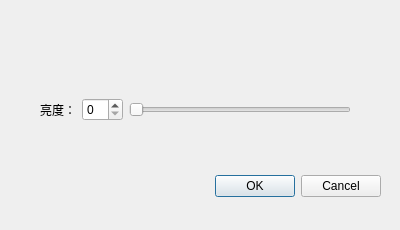
<?xml version="1.0" encoding="UTF-8"?>
<ui version="4.0">
 <class>Dialog</class>
 <widget class="QDialog" name="Dialog">
  <property name="geometry">
   <rect>
    <x>0</x>
    <y>0</y>
    <width>400</width>
    <height>230</height>
   </rect>
  </property>
  <property name="windowTitle">
   <string>Dialog</string>
  </property>
  <widget class="QDialogButtonBox" name="buttonBox">
   <property name="geometry">
    <rect>
     <x>40</x>
     <y>170</y>
     <width>341</width>
     <height>32</height>
    </rect>
   </property>
   <property name="orientation">
    <enum>Qt::Horizontal</enum>
   </property>
   <property name="standardButtons">
    <set>QDialogButtonBox::Cancel|QDialogButtonBox::Ok</set>
   </property>
  </widget>
  <widget class="QWidget" name="horizontalLayoutWidget">
   <property name="geometry">
    <rect>
     <x>40</x>
     <y>70</y>
     <width>311</width>
     <height>80</height>
    </rect>
   </property>
   <layout class="QHBoxLayout" name="horizontalLayout">
    <item>
     <widget class="QLabel" name="label">
      <property name="text">
       <string>亮度：</string>
      </property>
     </widget>
    </item>
    <item>
     <widget class="QSpinBox" name="spinBox"/>
    </item>
    <item>
     <widget class="QSlider" name="horizontalSlider">
      <property name="orientation">
       <enum>Qt::Horizontal</enum>
      </property>
     </widget>
    </item>
   </layout>
  </widget>
 </widget>
 <resources/>
 <connections>
  <connection>
   <sender>buttonBox</sender>
   <signal>accepted()</signal>
   <receiver>Dialog</receiver>
   <slot>accept()</slot>
   <hints>
    <hint type="sourcelabel">
     <x>248</x>
     <y>254</y>
    </hint>
    <hint type="destinationlabel">
     <x>157</x>
     <y>274</y>
    </hint>
   </hints>
  </connection>
  <connection>
   <sender>buttonBox</sender>
   <signal>rejected()</signal>
   <receiver>Dialog</receiver>
   <slot>reject()</slot>
   <hints>
    <hint type="sourcelabel">
     <x>316</x>
     <y>260</y>
    </hint>
    <hint type="destinationlabel">
     <x>286</x>
     <y>274</y>
    </hint>
   </hints>
  </connection>
 </connections>
</ui>
